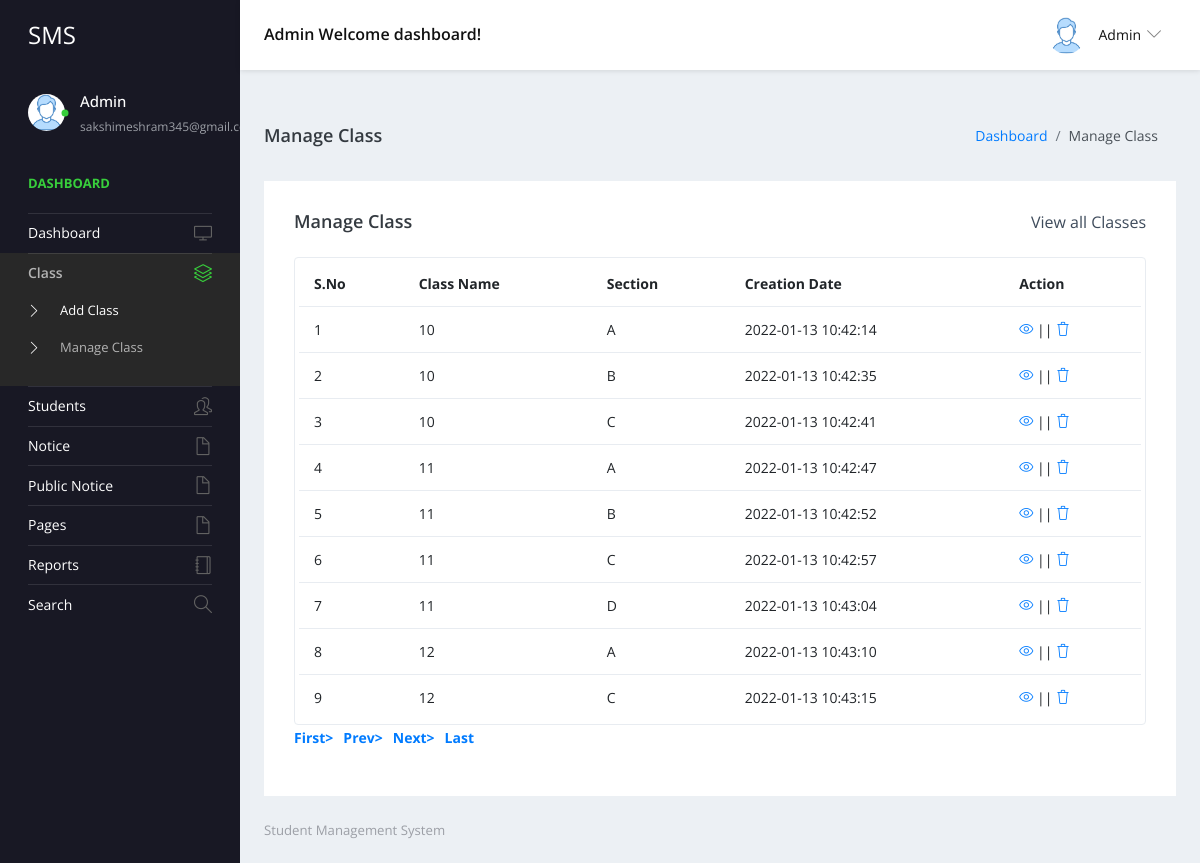
Page /studentms/admin/manage-class.php (signed in) on the committed database.
### tables this page shows
CREATE TABLE `tblclass` (
  `ID` int NOT NULL,
  `ClassName` varchar(50) DEFAULT NULL,
  `Section` varchar(20) DEFAULT NULL,
  `CreationDate` timestamp NULL DEFAULT CURRENT_TIMESTAMP
);

### studentms/admin/manage-class.php (the view, shortened to what this page needs)
<?php
include('includes/dbconnection.php');
if (strlen($_SESSION['sturecmsaid']==0)) {
  header('location:logout.php');
  } else{
?>
<!DOCTYPE html>
<html lang="en">
  <head>
    <link rel="stylesheet" href="vendors/simple-line-icons/css/simple-line-icons.css">
    <link rel="stylesheet" href="vendors/flag-icon-css/css/flag-icon.min.css">
    <link rel="stylesheet" href="vendors/css/vendor.bundle.base.css">
    <link rel="stylesheet" href="./vendors/daterangepicker/daterangepicker.css">
    <link rel="stylesheet" href="./vendors/chartist/chartist.min.css">
    <link rel="stylesheet" href="./css/style.css">
  </head>
  <body>
    <div class="container-scroller">
     <?php include_once('includes/header.php');?>
      <div class="container-fluid page-body-wrapper">
        <?php include_once('includes/sidebar.php');?>
        <div class="main-panel">
          <div class="content-wrapper">
             <div class="page-header">
              <h3 class="page-title"> Manage Class </h3>
              <nav aria-label="breadcrumb">
                <ol class="breadcrumb">
                  <li class="breadcrumb-item"><a href="dashboard.php">Dashboard</a></li>
                  <li class="breadcrumb-item active" aria-current="page"> Manage Class</li>
                </ol>
              </nav>
            </div>
            <div class="row">
              <div class="col-md-12 grid-margin stretch-card">
                <div class="card">
                  <div class="card-body">
                    <div class="d-sm-flex align-items-center mb-4">
                      <h4 class="card-title mb-sm-0">Manage Class</h4>
                      <a href="#" class="text-dark ml-auto mb-3 mb-sm-0"> View all Classes</a>
                    </div>
                    <div class="table-responsive border rounded p-1">
                      <table class="table">
                        <thead>
                          <tr>
                            <th class="font-weight-bold">S.No</th>
                            <th class="font-weight-bold">Class Name</th>
                            <th class="font-weight-bold">Section</th>
                            <th class="font-weight-bold">Creation Date</th>
                            <th class="font-weight-bold">Action</th>
                          </tr>
                        </thead>
                        <tbody>
                           <?php
                           if (isset($_GET['pageno'])) {
            $pageno = $_GET['pageno'];
        } else {
            $pageno = 1;
        }
        $no_of_records_per_page =15;
        $offset = ($pageno-1) * $no_of_records_per_page;
       $ret = "SELECT ID FROM tblclass";
$query1 = $dbh -> prepare($ret);
$query1->execute();
$total_rows=$query1->rowCount();
$total_pages = ceil($total_rows / $no_of_records_per_page);
$sql="SELECT * from tblclass LIMIT $offset, $no_of_records_per_page";
$query = $dbh -> prepare($sql);
$query->execute();
$results=$query->fetchAll(PDO::FETCH_OBJ);
$cnt=1;
if($query->rowCount() > 0)
{
foreach($results as $row)
{               ?>
                          <tr>
                            <td><?php echo htmlentities($cnt);?></td>
                            <td><?php  echo htmlentities($row->ClassName);?></td>
                            <td><?php  echo htmlentities($row->Section);?></td>
                            <td><?php  echo htmlentities($row->CreationDate);?></td>
                            <td>
                              <div><a href="edit-class-detail.php?editid=<?php echo htmlentities ($row->ID);?>"><i class="icon-eye"></i></a>
                                                || <a href="manage-class.php?delid=<?php echo ($row->ID);?>" onclick="return confirm('Do you really want to Delete ?');"> <i class="icon-trash"></i></a></div>
                            </td>
                          </tr><?php $cnt=$cnt+1;}} ?>
                        </tbody>
                      </table>
                    </div>
                    <div align="left">
    <ul class="pagination" >
        <li><a href="?pageno=1"><strong>First></strong></a></li>
        <li class="<?php if($pageno <= 1){ echo 'disabled'; } ?>">
            <a href="<?php if($pageno <= 1){ echo '#'; } else { echo "?pageno=".($pageno - 1); } ?>"><strong style="padding-left: 10px">Prev></strong></a>
        </li>
        <li class="<?php if($pageno >= $total_pages){ echo 'disabled'; } ?>">
            <a href="<?php if($pageno >= $total_pages){ echo '#'; } else { echo "?pageno=".($pageno + 1); } ?>"><strong style="padding-left: 10px">Next></strong></a>
        </li>
        <li><a href="?pageno=<?php echo $total_pages; ?>"><strong style="padding-left: 10px">Last</strong></a></li>
    </ul>
</div>
                  </div>
                </div>
              </div>
            </div>
          </div>
         <?php include_once('includes/footer.php');?>
        </div>
      </div>
    </div>
  </body>
</html><?php }  ?>

### studentms/admin/includes/header.php (shortened to what this page needs)
 <nav class="navbar default-layout-navbar col-lg-12 col-12 p-0 fixed-top d-flex flex-row">
        <div class="navbar-brand-wrapper d-flex align-items-center">
          <a class="navbar-brand brand-logo" href="dashboard.php">
            <strong style="color: white;">SMS</strong>
          </a>
        </div><?php
         $aid= $_SESSION['sturecmsaid'];
$sql="SELECT * from tbladmin where ID=:aid";
$query = $dbh -> prepare($sql);
$query->bindParam(':aid',$aid,PDO::PARAM_STR);
$query->execute();
$results=$query->fetchAll(PDO::FETCH_OBJ);
$cnt=1;
if($query->rowCount() > 0)
{
foreach($results as $row)
{               ?>
        <div class="navbar-menu-wrapper d-flex align-items-center flex-grow-1">
          <h5 class="mb-0 font-weight-medium d-none d-lg-flex"><?php  echo htmlentities($row->AdminName);?> Welcome dashboard!</h5>
          <ul class="navbar-nav navbar-nav-right ml-auto">
            <li class="nav-item dropdown d-none d-xl-inline-flex user-dropdown">
              <a class="nav-link dropdown-toggle" id="UserDropdown" href="#" data-toggle="dropdown" aria-expanded="false">
                <img class="img-xs rounded-circle ml-2" src="images/faces/face8.jpg" alt="Profile image"> <span class="font-weight-normal"> <?php  echo htmlentities($row->AdminName);?> </span></a>
                <?php $cnt=$cnt+1;}} ?>
            </li>
          </ul>
        </div>
      </nav>

### studentms/admin/includes/sidebar.php (shortened to what this page needs)
<nav class="sidebar sidebar-offcanvas" id="sidebar">
          <ul class="nav">
            <li class="nav-item nav-profile">
              <a href="#" class="nav-link">
                <div class="profile-image">
                  <img class="img-xs rounded-circle" src="images/faces/face8.jpg" alt="profile image">
                  <div class="dot-indicator bg-success"></div>
                </div>
                <div class="text-wrapper">
                  <?php
         $aid= $_SESSION['sturecmsaid'];
$sql="SELECT * from tbladmin where ID=:aid";
$query = $dbh -> prepare($sql);
$query->bindParam(':aid',$aid,PDO::PARAM_STR);
$query->execute();
$results=$query->fetchAll(PDO::FETCH_OBJ);
$cnt=1;
if($query->rowCount() > 0)
{
foreach($results as $row)
{               ?>
                  <p class="profile-name"><?php  echo htmlentities($row->AdminName);?></p>
                  <p class="designation"><?php  echo htmlentities($row->Email);?></p><?php $cnt=$cnt+1;}} ?>
                </div>
              </a>
            </li>
            <li class="nav-item nav-category">
              <span class="nav-link">Dashboard</span>
            </li>
            <li class="nav-item">
              <a class="nav-link" href="dashboard.php">
                <span class="menu-title">Dashboard</span>
                <i class="icon-screen-desktop menu-icon"></i>
              </a>
            </li>
            <li class="nav-item">
              <a class="nav-link" data-toggle="collapse" href="#ui-basic" aria-expanded="false" aria-controls="ui-basic">
                <span class="menu-title">Class</span>
                <i class="icon-layers menu-icon"></i>
              </a>
              <div class="collapse" id="ui-basic">
                <ul class="nav flex-column sub-menu">
                  <li class="nav-item"> <a class="nav-link" href="add-class.php">Add Class</a></li>
                  <li class="nav-item"> <a class="nav-link" href="manage-class.php">Manage Class</a></li>
                </ul>
              </div>
            </li>
            <li class="nav-item">
              <a class="nav-link" data-toggle="collapse" href="#ui-basic1" aria-expanded="false" aria-controls="ui-basic1">
                <span class="menu-title">Students</span>
                <i class="icon-people menu-icon"></i>
              </a>
            </li>
            <li class="nav-item">
              <a class="nav-link" data-toggle="collapse" href="#auth" aria-expanded="false" aria-controls="auth">
                <span class="menu-title">Notice</span>
                <i class="icon-doc menu-icon"></i>
              </a>
            </li>
            <li class="nav-item">
              <a class="nav-link" data-toggle="collapse" href="#auth1" aria-expanded="false" aria-controls="auth">
                <span class="menu-title">Public Notice</span>
                <i class="icon-doc menu-icon"></i>
              </a>
              <li class="nav-item">
              <a class="nav-link" data-toggle="collapse" href="#auth2" aria-expanded="false" aria-controls="auth">
                <span class="menu-title">Pages</span>
                <i class="icon-doc menu-icon"></i>
              </a>
            </li>
              <li class="nav-item">
              <a class="nav-link" href="between-dates-reports.php">
                <span class="menu-title">Reports</span>
                <i class="icon-notebook menu-icon"></i>
              </a>
            </li>
            <li class="nav-item">
              <a class="nav-link" href="search.php">
                <span class="menu-title">Search</span>
                <i class="icon-magnifier menu-icon"></i>
              </a>
            </li>
            </li>
          </ul>
        </nav>

### rows in the picture
tblclass: ClassName "10", Section "A", CreationDate "2022-01-13 10:42:14"
tblclass: ClassName "10", Section "B", CreationDate "2022-01-13 10:42:35"
tblclass: ClassName "10", Section "C", CreationDate "2022-01-13 10:42:41"
tblclass: ClassName "11", Section "A", CreationDate "2022-01-13 10:42:47"
tblclass: ClassName "11", Section "B", CreationDate "2022-01-13 10:42:52"
tblclass: ClassName "11", Section "C", CreationDate "2022-01-13 10:42:57"
tblclass: ClassName "11", Section "D", CreationDate "2022-01-13 10:43:04"
tblclass: ClassName "12", Section "A", CreationDate "2022-01-13 10:43:10"
tblclass: ClassName "12", Section "C", CreationDate "2022-01-13 10:43:15"

### other values in the picture
$row->AdminName "Admin"
